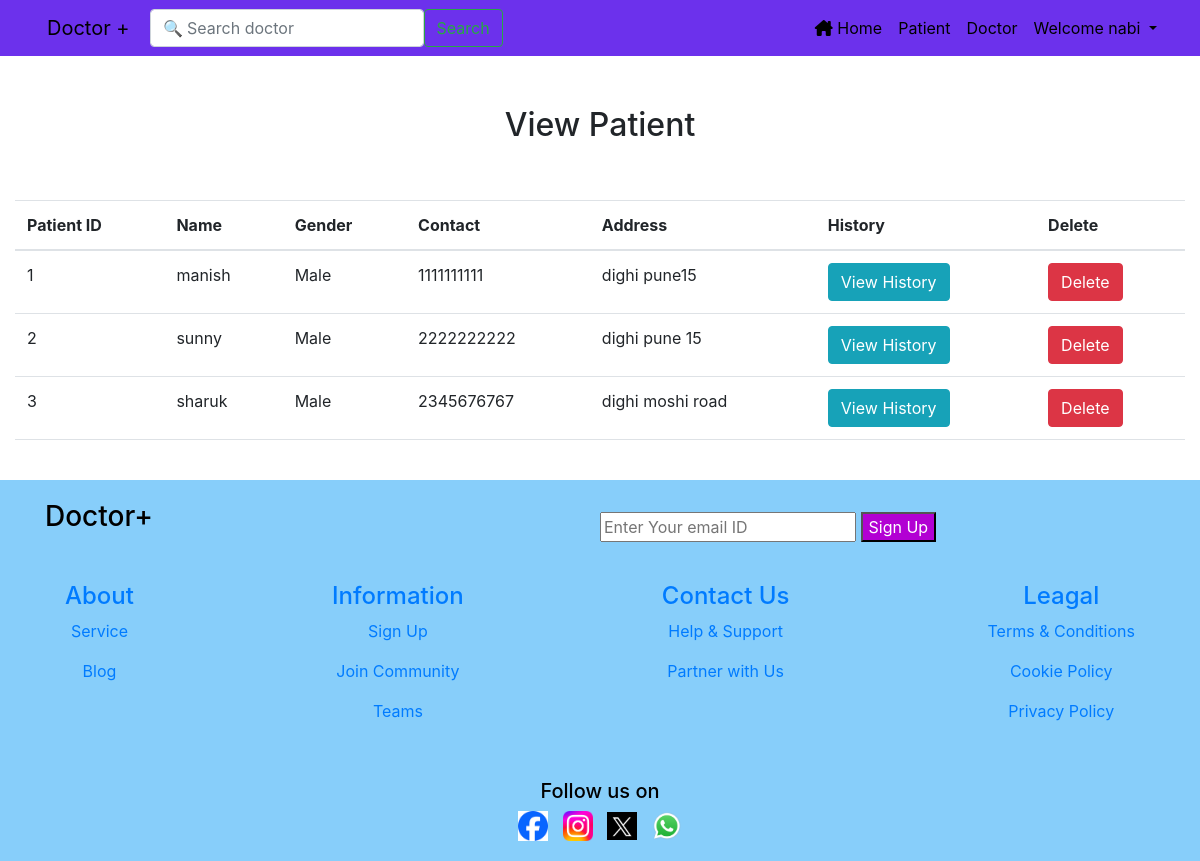
Page /view_patient/ (signed in) on the committed database.
### management/models.py (models this page shows, shortened)
class Patient(models.Model):
    name = models.CharField(max_length=50)
    gender = models.CharField(max_length=10)
    mobile = models.IntegerField(null=True)
    address = models.CharField(max_length=150)

### management/views.py (the view)
# urls.py: path('view_patient/', View_Patient, name='view_patient'),
def View_Patient(request):
    if not request.user.is_authenticated:
        return redirect('login')
    pat = Patient.objects.all()
    d = {'pat': pat}
    return render(request, 'view_patient.html', d)

### management/templates/view_patient.html (shortened to what this page needs)
{% extends 'homebase.html' %}
{% load static %}
{% block body %}
 <div class="container-fluid" style="margin-top:50px">
       <h2 class="text-center"> View Patient </h2>
       <br><br>
    <table class="table table-hover" id="example">
        <thead>
            <tr>
               <th>Patient ID</th>
               <th> Name</th>
               <th>Gender</th>
               <th>Contact</th>
               <th>Address</th>
               <th>History</th>
               <th>Delete</th>
           </tr>
        </thead>
        <tbody>
            {% for i in pat %}
            <tr>
                <td>{{i.id}}</td>
                <td>{{i.name}}</td>
                <td>{{i.gender}}</td>
                <td>{{i.mobile}}</td>
                <td>{{i.address}}</td>
                <td>
                    <a href="{% url 'patient_history' i.id %}" class="btn btn-info">View History</a>
                </td>
                <td>
                    <a href="{% url 'delete_patient' i.id %}" onclick="return confirm('Are u really want to delete?')" class="btn btn-danger">Delete</a>
                </td>
            </tr>
            {% endfor %}
        </tbody>
    </table>
</div>
{% endblock %}

### management/templates/navbar.html (shortened to what this page needs)
<!DOCTYPE html>
<html lang="ar">
<head>
    {% load static %}
    <link rel="stylesheet" href="https://cdn.jsdelivr.net/npm/bootstrap@5.3.0/dist/css/bootstrap.rtl.min.css">
    <link rel="stylesheet" type="text/css" href="{% static 'management/css/mystyle.css' %}">
    <link rel="stylesheet" href="https://cdn.datatables.net/2.0.2/css/dataTables.dataTables.css">
    <link rel="stylesheet" href="https://cdn.datatables.net/buttons/3.0.1/css/buttons.dataTables.css">
<link rel="stylesheet" href="https://cdnjs.cloudflare.com/ajax/libs/font-awesome/6.5.1/css/all.min.css" />
</head>
<body>
<nav class="navbar navbar-expand-lg sticky-top" style="background-color: #6c31ec !important;">
    <div class="container-fluid">
        <a class="navbar-brand" href="#">Doctor +</a>
        <form method="get" action="/search" class="d-flex" role="search">
            <input class="form-control me-2 ml-1" type="search" placeholder="&#128269; Search doctor" aria-label="Search" name="search" id="search">
            <button class="btn btn-outline-success" type="submit">Search</button>
        </form>
        <div class="collapse navbar-collapse" id="navbarSupportedContent">
            <ul class="navbar-nav me-auto mb-2 mb-lg-0">
                {% if request.user.is_authenticated %}
                    <li class="nav-item active">
                        <a class="nav-link" href="{% url 'home' %}"> <i class="fa-solid fa-house-chimney"></i> Home <span class="sr-only">(current)</span></a>
                    </li>
                    <li class="nav-item">
                        <a class="nav-link" href="/patientclick">Patient</a>
                    </li>
                    <li class="nav-item">
                        <a class="nav-link" href="/doctorclick">Doctor</a>
                    </li>
                    <li class="nav-item dropdown">
                        <a class="nav-link dropdown-toggle" data-bs-toggle="dropdown" href="#">
                            Welcome {{ request.user.username }}
                        </a>
                    </li>
                {% endif %}
            </ul>
        </div>
    </div>
</nav>
</body>
</html>

### management/static/management/css/mystyle.css (style rules this page uses)
.nav-link { color: black !important; }
.navbar-brand { color: black !important; }

### rows in the picture
Patient: id "1", name "manish", gender "Male", mobile "1111111111", address "dighi pune15"
Patient: id "2", name "sunny", gender "Male", mobile "2222222222", address "dighi pune 15"
Patient: id "3", name "sharuk", gender "Male", mobile "2345676767", address "dighi moshi road"

### other values in the picture
{{ request.user.username }} "nabi"
